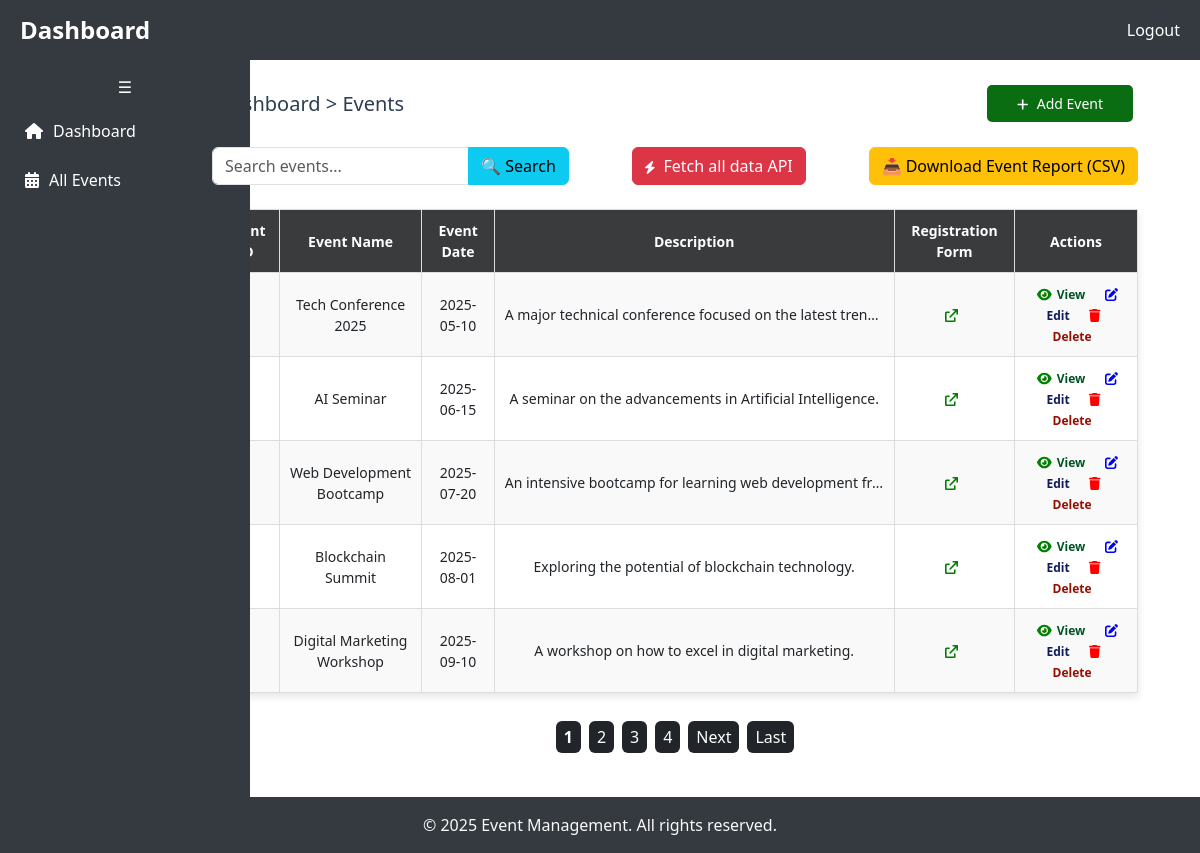
The app's page /pages/admin_events.php (signed in) with its own data.
### tables this page shows
CREATE TABLE `events` (
  `event_id` int(11) NOT NULL,
  `event_name` varchar(255) NOT NULL,
  `event_description` text DEFAULT NULL,
  `event_date` varchar(100) NOT NULL,
  `user_id` int(11) NOT NULL,
  `event_status` enum('draft','publish') NOT NULL DEFAULT 'draft',
  `max_attendee` int(11) DEFAULT NULL,
  `public_form_link` varchar(255) DEFAULT NULL,
  `created_at` timestamp NOT NULL DEFAULT current_timestamp(),
  `updated_at` timestamp NOT NULL DEFAULT current_timestamp() ON UPDATE current_timestamp()
);

### pages/admin_events.php (the view, shortened to what this page needs)
<?php
include '../content/templates/authenticated/header.php';
include "../content/templates/authenticated/sidebar.php";
$limit = 5;
$page = isset($_GET['page']) ? (int)$_GET['page'] : 1;
$start = ($page - 1) * $limit;
$search = "";
if (isset($_GET['search'])) {
    $search = mysqli_real_escape_string($conn, $_GET['search']);
    $query = "SELECT event_id, event_name, event_date, event_description ,created_at
              FROM events
              WHERE event_name LIKE '%$search%' OR event_description LIKE '%$search%'
              ORDER BY created_at DESC LIMIT $start, $limit";
} else {
    $query = "SELECT event_id, event_name, event_date, event_description ,created_at
              FROM events ORDER BY created_at DESC LIMIT $start, $limit";
}
$result = mysqli_query($conn, $query);
$totalQuery = isset($_GET['search']) ?
    "SELECT COUNT(*) as total FROM events WHERE event_name LIKE '%$search%' OR event_description LIKE '%$search%'" :
    "SELECT COUNT(*) as total FROM events";
$totalResult = mysqli_query($conn, $totalQuery);
$totalData = mysqli_fetch_assoc($totalResult);
$totalEvents = $totalData['total'];
$totalPages = ceil($totalEvents / $limit);
?>
<div class="main-content" id="main-content" >
    <div class="header-with-button">
        <h1 class="header-text">Dashboard > Events </h1>
        <button type="button" class="action-button" data-bs-toggle="modal" data-bs-target="#exampleModal"><i class="fa fa-plus" style="font-size:13px;color:white; margin-right:5px;"></i>
        Add Event
        </button>
    </div>
    <div class="max-w-6xl mx-auto bg-white p-6 shadow-md rounded-lg">
        <div class="d-flex justify-content-between align-items-center mb-4">
            <form method="GET" action="" class="d-flex">
                <div class="input-group">
                    <input type="text" name="search" placeholder="Search events..."
                        value="<?= htmlspecialchars($search ?? '') ?>"
                        class="form-control" aria-label="Search Events">
                    <button type="submit" class="btn btn-info">
                        🔍 Search
                    </button>
                </div>
            </form>
            <button class="btn btn-danger"  data-bs-toggle="modal" data-bs-target="#fetchalldataadmin"><i class="fa fa-bolt" style="font-size:13px;color:white; margin-right:5px;"></i>
                Fetch all data API
            </button>
            <a href="events_page.php?download_csv=true" class="btn btn-warning">
                📥 Download Event Report (CSV)
            </a>
        </div>
        </div>
        <?php if ($result->num_rows > 0): ?>
        <table id="alleventsTable">
            <thead>
                <tr>
                    <th data-column="0">Event ID</th>
                    <th data-column="1">Event Name</th>
                    <th data-column="2">Event Date</th>
                    <th data-column="3">Description</th>
                    <th>Registration Form</th>
                    <th>Actions</th>
                </tr>
            </thead>
            <tbody>
            <?php
                $index = ($page - 1) * $limit; ?>
                <?php while ($row = $result->fetch_assoc()):
                    $index++;?>
                    <tr>
                        <td><?php echo htmlspecialchars($index); ?></td>
                        <td><?php echo htmlspecialchars($row['event_name']); ?></td>
                        <td><?php echo htmlspecialchars($row['event_date']); ?></td>
                        <td class="truncate" title="<?php echo htmlspecialchars($row['event_description']); ?>">
                                <?php echo htmlspecialchars(substr($row['event_description'], 0, 100)) . (strlen($row['event_description']) > 100 ? '...' : ''); ?>
                            </td>
                        <td class="view-form">
                            <a href="<?php echo BASE_URL; ?>pages/event/registration.php?event_id=<?php echo $row['event_id']; ?>" target="_blank">
                            <i class="fa fa-external-link" style="font-size:13px;color:green; margin-right:5px;"></i>
                            </a>
                        </td>
                        <td class="action-links">
                            <a href="<?php echo BASE_URL; ?>pages/event.php?event_id=<?php echo $row['event_id']; ?>" class="view"><i class="fa fa-eye" style="font-size:13px;color:green; margin-right:5px;"></i>View</a>
                            <a href="edit_event.php?event_id=<?php echo $row['event_id']; ?>" class="edit"><i class="fa fa-edit" style="font-size:13px;color:blue; margin-right:5px;"></i> Edit</a>
                            <a class="delete-event delete" data-id="<?= $row['event_id'] ?>">
                            <i class="fa fa-trash" style="font-size:13px;color:red; margin-right:5px;"></i> Delete
                            </a>
                        </td>
                    </tr>
                <?php endwhile; ?>
            </tbody>
        </table>
        <?php else: ?>
            <p style="color: #e74c3c; text-align: center; font-size: 18px;">No events found.</p>
        <?php endif; ?>
        <div class="mt-4 d-flex justify-content-center">
            <nav>
                <ul class="pagination">
                    <?php for ($i = 1; $i <= $totalPages; $i++): ?>
                        <li class="page-item <?= ($i == $page) ? 'active' : '' ?>">
                            <a href="?page=<?= $i ?><?= $search ? '&search=' . urlencode($search) : '' ?>"
                            class="page-link bg-dark text-white py-1 px-2 m-1 rounded border-0 <?= ($i == $page) ? 'fw-bold' : '' ?>">
                                <?= $i ?>
                            </a>
                        </li>
                    <?php endfor; ?>
                    <?php if ($page < $totalPages): ?>
                        <li class="page-item">
                            <a href="?page=<?= $page + 1 ?><?= $search ? '&search=' . urlencode($search) : '' ?>"
                            class="page-link bg-dark text-white py-1 px-2 m-1 rounded border-0">Next</a>
                        </li>
                        <li class="page-item">
                            <a href="?page=<?= $totalPages ?><?= $search ? '&search=' . urlencode($search) : '' ?>"
                            class="page-link bg-dark text-white py-1 px-2 m-1 rounded border-0">Last</a>
                        </li>
                    <?php endif; ?>
                </ul>
            </nav>
        </div>
    </div>
</div>
<?php
include "../content/templates/authenticated/footer.php";
?>

### content/templates/authenticated/header.php (style rules this page uses)
.main-content { margin-left: 150px; margin-top: 60px; margin-bottom: 60px; padding: 20px; transition: margin-left 0.3s; }
table { width: 100%; border-collapse: collapse; font-size: 14px; box-shadow: 0 4px 8px rgba(0, 0, 0, 0.1); }
table thead { background-color:rgb(57, 59, 61); color: white; }
table th, table td { padding: 10px; border: 1px solid #ddd; text-align: center; }
table tbody tr:nth-child(odd) { background-color: #f9f9f9; }
table tbody tr:nth-child(even) { background-color: #ffffff; }
h1 { color: #2c3e50; text-align: center; }
.action-links a { text-decoration: none; margin: 0 8px; font-size: 12px; font-weight: bold; }
.action-links a.view { color:rgb(0, 83, 35); }
.action-links a.edit { color:rgb(16, 27, 91); }
.action-links a.delete { color:rgb(147, 15, 0); }
.view-form a { color: #3498db; text-decoration: none; }
.truncate { max-width: 400px; overflow: hidden; white-space: nowrap; text-overflow: ellipsis; }
.header-with-button { display: flex; justify-content: space-between; align-items: center; padding: 5px; margin-bottom: 20px; }
.header-text { font-size: 20px; color: #2c3e50; margin: 0; }
.action-button { padding: 8px 30px; background-color:rgb(11, 109, 17); color: #fff; border: none; border-radius: 5px; cursor: pointer; font-size: 14px; transition: background-color 0.3s ease; }
form { display: flex; flex-direction: column; gap: 10px; }

### records on screen
events: event_name "Tech Conference 2025", event_date "2025-05-10", event_description "A major technical conference focused on the latest tren…"
events: event_name "AI Seminar", event_date "2025-06-15", event_description "A seminar on the advancements in Artificial Intelligence."
events: event_name "Web Development Bootcamp", event_date "2025-07-20", event_description "An intensive bootcamp for learning web development fr…"
events: event_name "Blockchain Summit", event_date "2025-08-01", event_description "Exploring the potential of blockchain technology."
events: event_name "Digital Marketing Workshop", event_date "2025-09-10", event_description "A workshop on how to excel in digital marketing."
